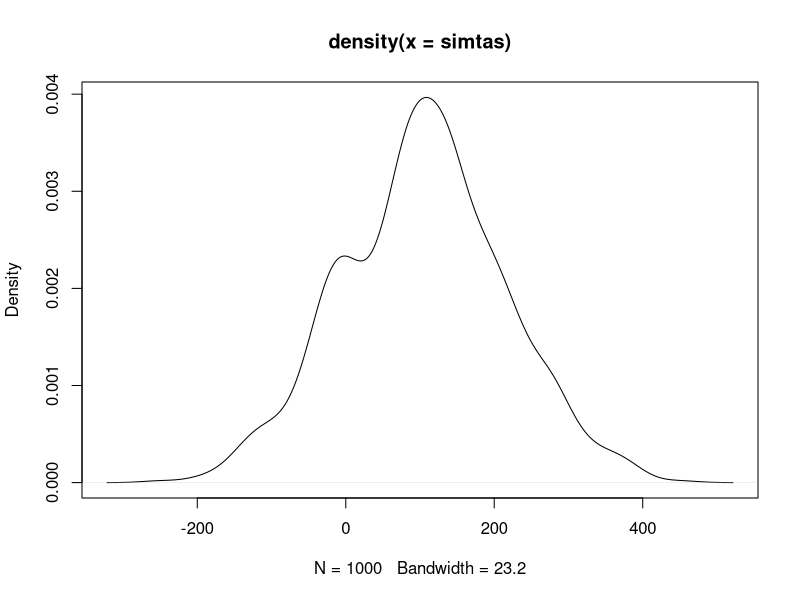

Write the R code that produced this figure.
## ---- chunk 1
a <- c(-10,12)
## ---- chunk 2
balansas <- function(n)
{
  sum(sample(a, n, replace = TRUE))
}
## ---- chunk 3
mean(replicate(1000, balansas(1))>0) 
mean(replicate(1000, balansas(2))>0)
mean(replicate(1000, balansas(5))>0) 
mean(replicate(1000, balansas(10))>0) 
mean(replicate(1000, balansas(20))>0) 
mean(replicate(1000, balansas(100))>0)
## ---- chunk 4
simtas <- (replicate(1000, balansas(100)))
## ---- chunk 5
plot(density(simtas))
## ---- chunk 6
quantile(simtas, 0.025)
quantile(simtas, 0.975)
